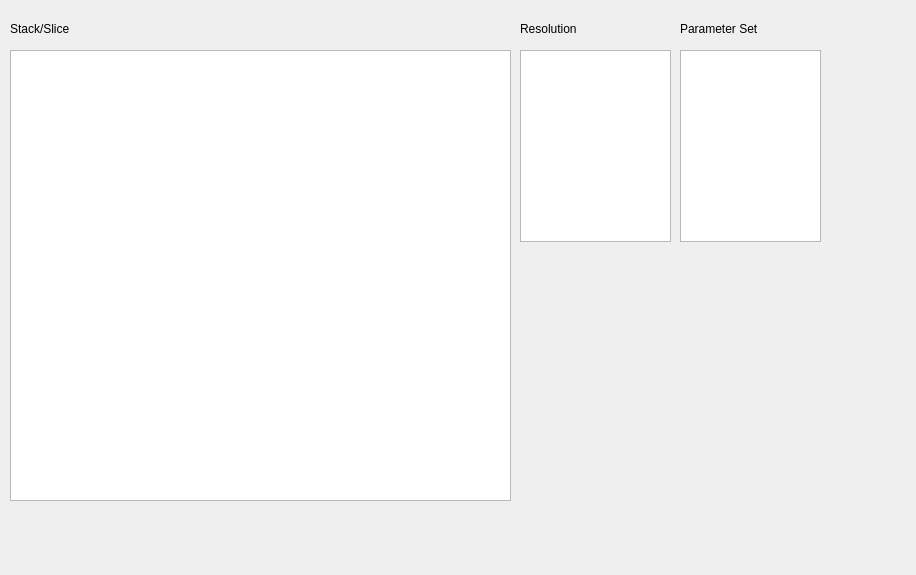
<?xml version="1.0" encoding="UTF-8"?>
<ui version="4.0">
 <class>InputSelectionDialog</class>
 <widget class="QDialog" name="InputSelectionDialog">
  <property name="geometry">
   <rect>
    <x>0</x>
    <y>0</y>
    <width>916</width>
    <height>575</height>
   </rect>
  </property>
  <property name="windowTitle">
   <string>Dialog</string>
  </property>
  <widget class="QColumnView" name="StackSliceView">
   <property name="geometry">
    <rect>
     <x>10</x>
     <y>50</y>
     <width>501</width>
     <height>451</height>
    </rect>
   </property>
  </widget>
  <widget class="QListWidget" name="ResolutionList">
   <property name="geometry">
    <rect>
     <x>520</x>
     <y>50</y>
     <width>151</width>
     <height>192</height>
    </rect>
   </property>
  </widget>
  <widget class="QListWidget" name="ParamList">
   <property name="geometry">
    <rect>
     <x>680</x>
     <y>50</y>
     <width>141</width>
     <height>192</height>
    </rect>
   </property>
  </widget>
  <widget class="QLabel" name="label">
   <property name="geometry">
    <rect>
     <x>10</x>
     <y>20</y>
     <width>91</width>
     <height>17</height>
    </rect>
   </property>
   <property name="text">
    <string>Stack/Slice</string>
   </property>
  </widget>
  <widget class="QLabel" name="label_2">
   <property name="geometry">
    <rect>
     <x>520</x>
     <y>20</y>
     <width>91</width>
     <height>17</height>
    </rect>
   </property>
   <property name="text">
    <string>Resolution</string>
   </property>
  </widget>
  <widget class="QLabel" name="label_3">
   <property name="geometry">
    <rect>
     <x>680</x>
     <y>20</y>
     <width>111</width>
     <height>17</height>
    </rect>
   </property>
   <property name="text">
    <string>Parameter Set</string>
   </property>
  </widget>
 </widget>
 <resources/>
 <connections/>
</ui>
